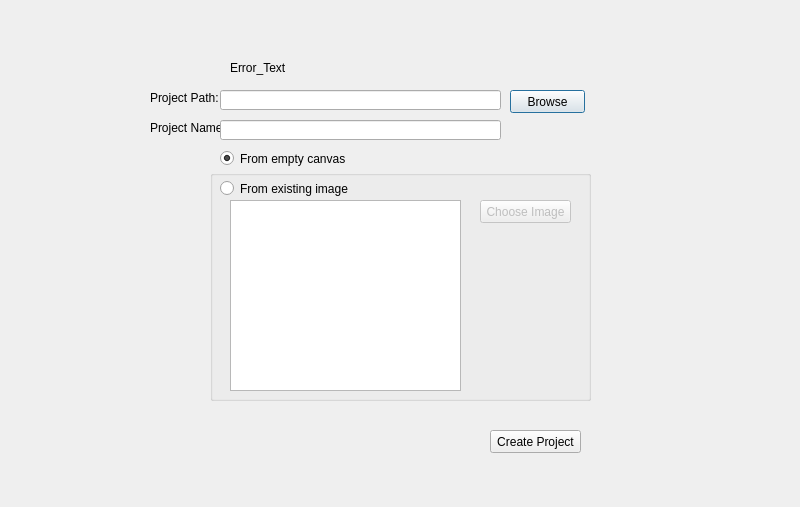
<?xml version="1.0" encoding="UTF-8"?>
<ui version="4.0">
 <class>CreateProjDialog</class>
 <widget class="QDialog" name="CreateProjDialog">
  <property name="geometry">
   <rect>
    <x>0</x>
    <y>0</y>
    <width>800</width>
    <height>507</height>
   </rect>
  </property>
  <property name="windowTitle">
   <string>Simple Animator - Create Project</string>
  </property>
  <widget class="QLineEdit" name="newProjPath">
   <property name="enabled">
    <bool>true</bool>
   </property>
   <property name="geometry">
    <rect>
     <x>220</x>
     <y>90</y>
     <width>281</width>
     <height>20</height>
    </rect>
   </property>
   <property name="readOnly">
    <bool>true</bool>
   </property>
  </widget>
  <widget class="QPushButton" name="browsePathForProj">
   <property name="geometry">
    <rect>
     <x>510</x>
     <y>90</y>
     <width>75</width>
     <height>23</height>
    </rect>
   </property>
   <property name="text">
    <string>Browse</string>
   </property>
  </widget>
  <widget class="QLabel" name="projPath">
   <property name="geometry">
    <rect>
     <x>150</x>
     <y>90</y>
     <width>71</width>
     <height>16</height>
    </rect>
   </property>
   <property name="text">
    <string>Project Path:</string>
   </property>
  </widget>
  <widget class="QRadioButton" name="newProjWithImage">
   <property name="geometry">
    <rect>
     <x>220</x>
     <y>180</y>
     <width>131</width>
     <height>17</height>
    </rect>
   </property>
   <property name="text">
    <string>From existing image</string>
   </property>
   <attribute name="buttonGroup">
    <string notr="true">newProjOptions</string>
   </attribute>
  </widget>
  <widget class="QRadioButton" name="newEmptyProj">
   <property name="geometry">
    <rect>
     <x>220</x>
     <y>150</y>
     <width>131</width>
     <height>17</height>
    </rect>
   </property>
   <property name="text">
    <string>From empty canvas</string>
   </property>
   <property name="checked">
    <bool>true</bool>
   </property>
   <attribute name="buttonGroup">
    <string notr="true">newProjOptions</string>
   </attribute>
  </widget>
  <widget class="QGroupBox" name="projImageInfo">
   <property name="geometry">
    <rect>
     <x>210</x>
     <y>170</y>
     <width>381</width>
     <height>231</height>
    </rect>
   </property>
   <property name="title">
    <string/>
   </property>
   <widget class="QGraphicsView" name="imagePreview">
    <property name="geometry">
     <rect>
      <x>20</x>
      <y>30</y>
      <width>231</width>
      <height>191</height>
     </rect>
    </property>
   </widget>
   <widget class="QPushButton" name="chooseImage">
    <property name="enabled">
     <bool>false</bool>
    </property>
    <property name="geometry">
     <rect>
      <x>270</x>
      <y>30</y>
      <width>91</width>
      <height>23</height>
     </rect>
    </property>
    <property name="text">
     <string>Choose Image</string>
    </property>
   </widget>
  </widget>
  <widget class="QPushButton" name="createProj">
   <property name="geometry">
    <rect>
     <x>490</x>
     <y>430</y>
     <width>91</width>
     <height>23</height>
    </rect>
   </property>
   <property name="text">
    <string>Create Project</string>
   </property>
  </widget>
  <widget class="QLabel" name="projName">
   <property name="geometry">
    <rect>
     <x>150</x>
     <y>120</y>
     <width>71</width>
     <height>16</height>
    </rect>
   </property>
   <property name="text">
    <string>Project Name:</string>
   </property>
  </widget>
  <widget class="QLineEdit" name="newProjName">
   <property name="enabled">
    <bool>true</bool>
   </property>
   <property name="geometry">
    <rect>
     <x>220</x>
     <y>120</y>
     <width>281</width>
     <height>20</height>
    </rect>
   </property>
  </widget>
  <widget class="QLabel" name="createProjError">
   <property name="enabled">
    <bool>true</bool>
   </property>
   <property name="geometry">
    <rect>
     <x>230</x>
     <y>60</y>
     <width>351</width>
     <height>16</height>
    </rect>
   </property>
   <property name="text">
    <string>Error_Text</string>
   </property>
  </widget>
  <zorder>newProjPath</zorder>
  <zorder>browsePathForProj</zorder>
  <zorder>projPath</zorder>
  <zorder>newEmptyProj</zorder>
  <zorder>projImageInfo</zorder>
  <zorder>createProj</zorder>
  <zorder>projName</zorder>
  <zorder>newProjName</zorder>
  <zorder>createProjError</zorder>
  <zorder>newProjWithImage</zorder>
 </widget>
 <resources/>
 <connections/>
 <buttongroups>
  <buttongroup name="newProjOptions"/>
 </buttongroups>
</ui>
